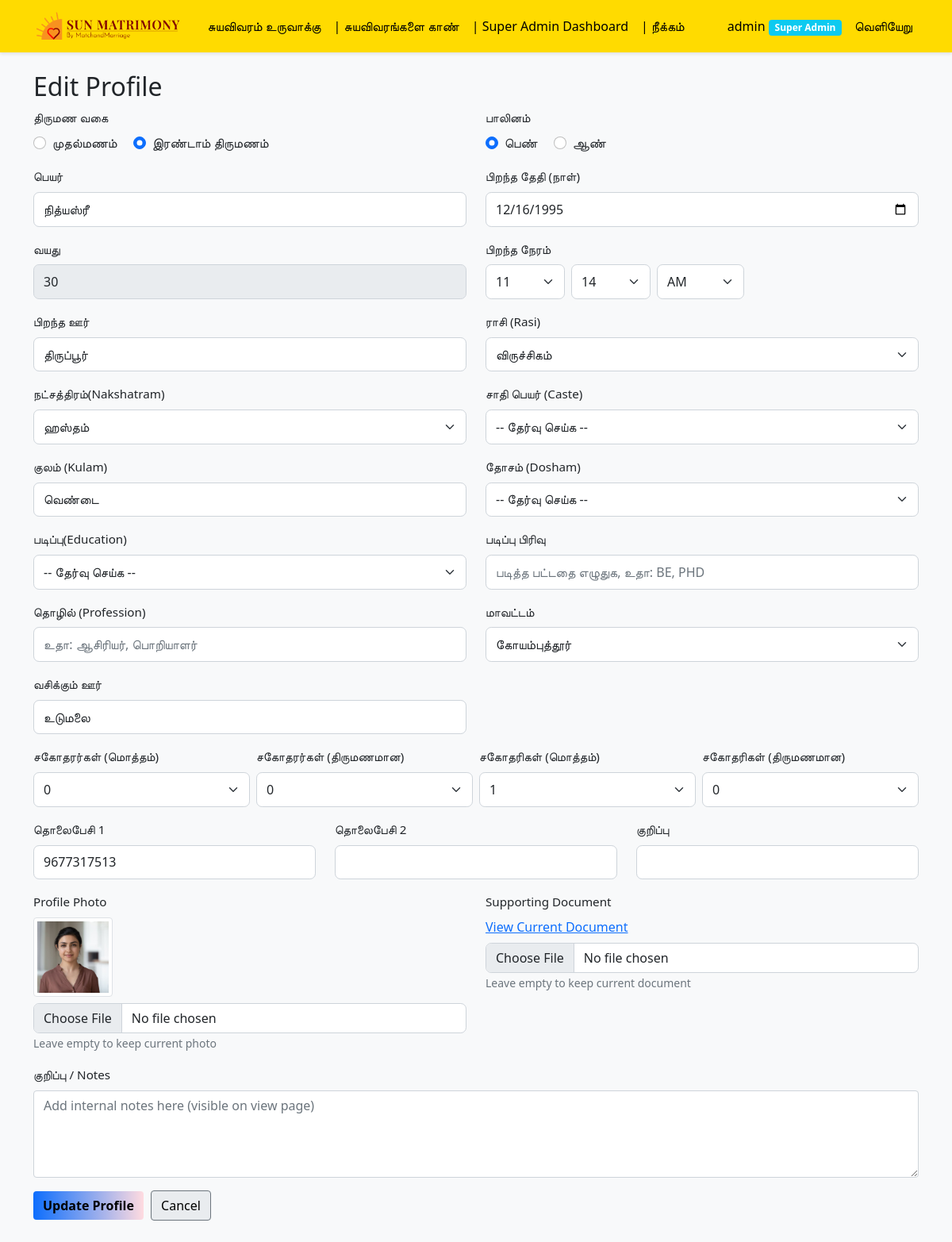
Page /edit.php?id=4 (signed in) on the committed database.
### tables this page shows
CREATE TABLE `profiles` (
  `id` int(11) NOT NULL,
  `name` varchar(255) NOT NULL,
  `age` int(11) NOT NULL,
  `gender` enum('Male','Female') NOT NULL,
  `district` varchar(100) NOT NULL,
  `city` varchar(100) NOT NULL,
  `birth_place` varchar(100) DEFAULT NULL,
  `caste` varchar(100) NOT NULL,
  `subcaste` varchar(100) DEFAULT NULL,
  `marriage_type` enum('First','Second') NOT NULL,
  `education_type` varchar(100) DEFAULT NULL,
  `nakshatram` varchar(100) DEFAULT NULL,
  `religion` varchar(50) DEFAULT NULL,
  `profile_photo` varchar(255) DEFAULT NULL,
  `file_upload` varchar(255) DEFAULT NULL,
  `created_at` timestamp NOT NULL DEFAULT current_timestamp(),
  `father_name` varchar(255) DEFAULT NULL,
  `mother_name` varchar(255) DEFAULT NULL,
  `birth_date` date DEFAULT NULL,
  `birth_time` varchar(10) DEFAULT NULL,
  `kulam` varchar(150) DEFAULT NULL,
  `rasi` varchar(100) DEFAULT NULL,
  `brothers_total` int(11) DEFAULT 0,
  `brothers_married` int(11) DEFAULT 0,
  `sisters_total` int(11) DEFAULT 0,
  `sisters_married` int(11) DEFAULT 0,
  `profession` varchar(150) DEFAULT NULL,
  `phone_primary` varchar(20) DEFAULT NULL,
  `phone_secondary` varchar(20) DEFAULT NULL,
  `phone_tertiary` varchar(20) DEFAULT NULL,
  `deleted_at` datetime DEFAULT NULL,
  `dosham` varchar(255) DEFAULT ''
);

### edit.php (the view, shortened to what the rows shown need)
<?php
require_once 'auth.php';
try {
    $pdo = getDB();
    $colStmt = $pdo->query("SHOW COLUMNS FROM profiles");
    $cols = $colStmt->fetchAll(PDO::FETCH_ASSOC);
    $colNames = array_column($cols, 'Field');
    if (!in_array('education_details', $colNames)) {
        $pdo->exec("ALTER TABLE profiles ADD COLUMN education_details VARCHAR(500) DEFAULT ''");
    }
    if (!in_array('notes', $colNames)) {
        $pdo->exec("ALTER TABLE profiles ADD COLUMN notes TEXT DEFAULT ''");
    }
} catch (PDOException $e) {
}
$id = $_GET['id'] ?? null;
$stmt = $pdo->prepare("SELECT * FROM profiles WHERE id = ?");
$stmt->execute([$id]);
$profile = $stmt->fetch();
$existing_birth_date = $profile['birth_date'] ?? '';
$display_age = isset($profile['age']) ? (int)$profile['age'] : null;
if (!empty($profile['birth_date'])) {
    $d = DateTime::createFromFormat('Y-m-d', $profile['birth_date']);
    if ($d) {
        $display_age = $d->diff(new DateTime())->y;
    }
}
$districtsMap = [
    'Ariyalur' => 'அரியலூர்',
    'Chennai' => 'சென்னை',
    'Coimbatore' => 'கோயம்புத்தூர்',
    'Cuddalore' => 'கடலூர்',
    'Dharmapuri' => 'தர்மபுரி',
    'Dindigul' => 'திண்டுக்கல்',
    'Erode' => 'ஈரோடு',
    'Kallakurichi' => 'கள்ளக்குறிச்சி',
    'Kanchipuram' => 'காஞ்சிபுரம்',
    'Kanyakumari' => 'கன்னியாகுமரி',
    'Karur' => 'கரூர்',
    'Krishnagiri' => 'கிருஷ்ணகிரி',
    'Madurai' => 'மதுரை',
    'Nagapattinam' => 'நாகப்பட்டினம்',
    'Namakkal' => 'நாமக்கல்',
    'Nilgiris' => 'நீலகிரி',
    'Perambalur' => 'பெரம்பலூர்',
    'Pudukkottai' => 'புதுக்கோட்டை',
    'Ramanathapuram' => 'ராமநாதபுரம்',
    'Salem' => 'சேலம்',
    'Sivaganga' => 'சிவகங்கை',
    'Thanjavur' => 'தஞ்சாவூர்',
    'Theni' => 'தேனி',
    'Thoothukudi' => 'தூத்துக்குடி',
    'Tiruchirappalli' => 'திருச்சிராப்பள்ளி',
    'Tirunelveli' => 'திருநெல்வேலி',
    'Tiruppur' => 'திருப்பூர்',
    'Tiruvallur' => 'திருவல்லூர்',
    'Tiruvannamalai' => 'திருவண்ணாமலை',
    'Tiruvarur' => 'திருவாரூர்',
    'Vellore' => 'வேலூர்',
    'Viluppuram' => 'விழுப்புரம்',
    'Virudhunagar' => 'விருதுநகர்'
];
?>
<!DOCTYPE html>
<html lang="en">
<head>
    <link href="https://cdn.jsdelivr.net/npm/bootstrap@5.1.3/dist/css/bootstrap.min.css" rel="stylesheet">
    <link href="style.css" rel="stylesheet">
</head>
<body class="bg-light">
    <div class="container mt-4">
        <h2>Edit Profile</h2>
        <form method="POST" enctype="multipart/form-data" class="needs-validation" novalidate>
            <div class="row">
                <div class="col-md-6 mb-3">
                    <div>
                        <div class="form-check form-check-inline">
                            <input class="form-check-input" type="radio" name="marriage_type" id="first" value="First" <?php echo (empty($profile['marriage_type']) || $profile['marriage_type'] === 'First') ? 'checked' : ''; ?> required>
                            <label class="form-check-label" for="first">முதல்மணம்</label>
                        </div>
                        <div class="form-check form-check-inline">
                            <input class="form-check-input" type="radio" name="marriage_type" id="second" value="Second" <?php echo $profile['marriage_type'] === 'Second' ? 'checked' : ''; ?> required>
                            <label class="form-check-label" for="second">இரண்டாம் திருமணம்</label>
                        </div>
                    </div>
                </div>
                <div class="col-md-6 mb-3">
                    <div>
                        <div class="form-check form-check-inline">
                            <input class="form-check-input" type="radio" name="gender" id="female" value="Female" <?php echo $profile['gender'] === 'Female' ? 'checked' : ''; ?> required>
                            <label class="form-check-label" for="female">பெண்</label>
                        </div>
                        <div class="form-check form-check-inline">
                            <input class="form-check-input" type="radio" name="gender" id="male" value="Male" <?php echo $profile['gender'] === 'Male' ? 'checked' : ''; ?> required>
                            <label class="form-check-label" for="male">ஆண்</label>
                        </div>
                    </div>
                </div>
                <div class="col-md-6 mb-3">
                    <label for="name" class="form-label">பெயர்</label>
                    <input type="text" class="form-control" id="name" name="name" value="<?php echo htmlspecialchars($profile['name']); ?>" required>
                </div>
                <div class="col-md-6 mb-3">
                    <label for="birth_date" class="form-label">பிறந்த தேதி (நாள்)</label>
                    <input type="date" class="form-control" id="birth_date" name="birth_date" value="<?php echo htmlspecialchars($existing_birth_date); ?>">
                </div>
                <div class="col-md-6 mb-3">
                    <label for="age_display" class="form-label">வயது</label>
                    <input type="text" class="form-control" id="age_display" value="<?php echo htmlspecialchars($display_age); ?>" disabled>
                </div>
                <div class="col-md-6 mb-3">
                    <label for="birth_place" class="form-label">பிறந்த ஊர்</label>
                    <input type="text" class="form-control" id="birth_place" name="birth_place" value="<?php echo htmlspecialchars($profile['birth_place'] ?? ''); ?>" placeholder="பிறந்த ஊர்">
                </div>
                <div class="col-md-6 mb-3">
                    <label for="kulam" class="form-label">குலம் (Kulam)</label>
                    <input type="text" class="form-control" id="kulam" name="kulam" value="<?php echo htmlspecialchars($profile['kulam'] ?? ''); ?>">
                </div>
                <div class="col-md-6 mb-3">
                    <label for="district" class="form-label">மாவட்டம்</label>
                    <select class="form-select" id="district" name="district">
                        <?php foreach($districtsMap as $en => $ta): ?>
                            <option value="<?php echo htmlspecialchars($en); ?>" <?php echo ($profile['district'] === $en) ? 'selected' : ''; ?>><?php echo htmlspecialchars($ta); ?></option>
                        <?php endforeach; ?>
                    </select>
                </div>
                <div class="col-md-6 mb-3">
                    <label for="city" class="form-label">வசிக்கும் ஊர்</label>
                    <input type="text" class="form-control" id="city" name="city" value="<?php echo htmlspecialchars($profile['city'] ?? ''); ?>">
                </div>
                <div class="col-md-4 mb-3">
                    <label for="phone1" class="form-label">தொலைபேசி 1</label>
                    <input type="tel" class="form-control" id="phone1" name="phone1" value="<?php echo htmlspecialchars($profile['phone_primary'] ?? ''); ?>">
                </div>
                <div class="col-md-6 mb-3">
                    <?php if ($profile['profile_photo']): ?>
                        <div class="mb-2">
                            <img src="<?php echo htmlspecialchars($profile['profile_photo']); ?>" alt="Current Profile Photo" class="img-thumbnail" style="max-height: 100px;">
                        </div>
                    <?php endif; ?>
                </div>
            </div>
        </form>
    </div>
</body>
</html>

### rows in the picture
profiles: marriage_type "☐ முதல்மணம்", marriage_type "☑ இரண்டாம் திருமணம்", gender "☑ பெண்", gender "☐ ஆண்", name "நித்யஸ்ரீ", birth_date "12/16/1995", birth_date "30", birth_place "திருப்பூர்", kulam "வெண்டை", district "கோயம்புத்தூர்", city "உடுமலை", phone1 "9677317513", profile_photo (picture)

### other values in the picture
$_SESSION['username'] "admin"
$roleDisplay "Super Admin"
form field birth_hour "11"
form field birth_minute "14"
form field rasi "விருச்சிகம்"
form field nakshatram "ஹஸ்தம்"
form field brothers_total "0"
form field brothers_married "0"
form field sisters_total "1"
form field sisters_married "0"
